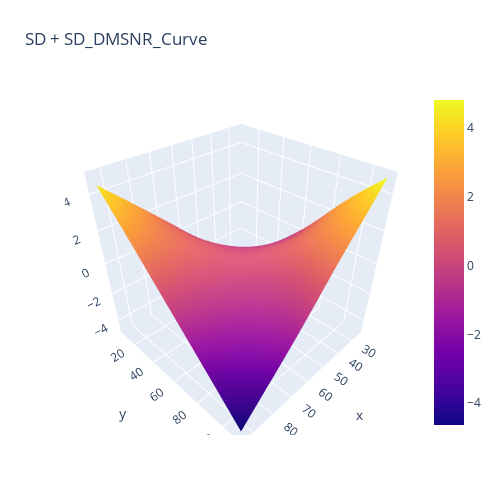

Write notebook code for a chart like this one.
### Code cell
plot3d(gam, 9, interactions)

### Figure 1 — Plotly figure (JSON) as saved in the notebook; plotly's stock layout.template omitted (floating-point values rounded to 4 significant figures; data arrays with more than 128 entries replaced by an {"elided": "..."} marker saying what was removed)
{"data": [{"type": "surface", "x": {"elided": "100x100 float values"}, "y": {"elided": "100x100 float values"}, "z": {"elided": "100x100 float values"}}], "layout": {"autosize": false, "height": 500, "margin": {"b": 65, "l": 65, "r": 50, "t": 90}, "title": {"text": "SD + SD_DMSNR_Curve"}, "width": 500}}
